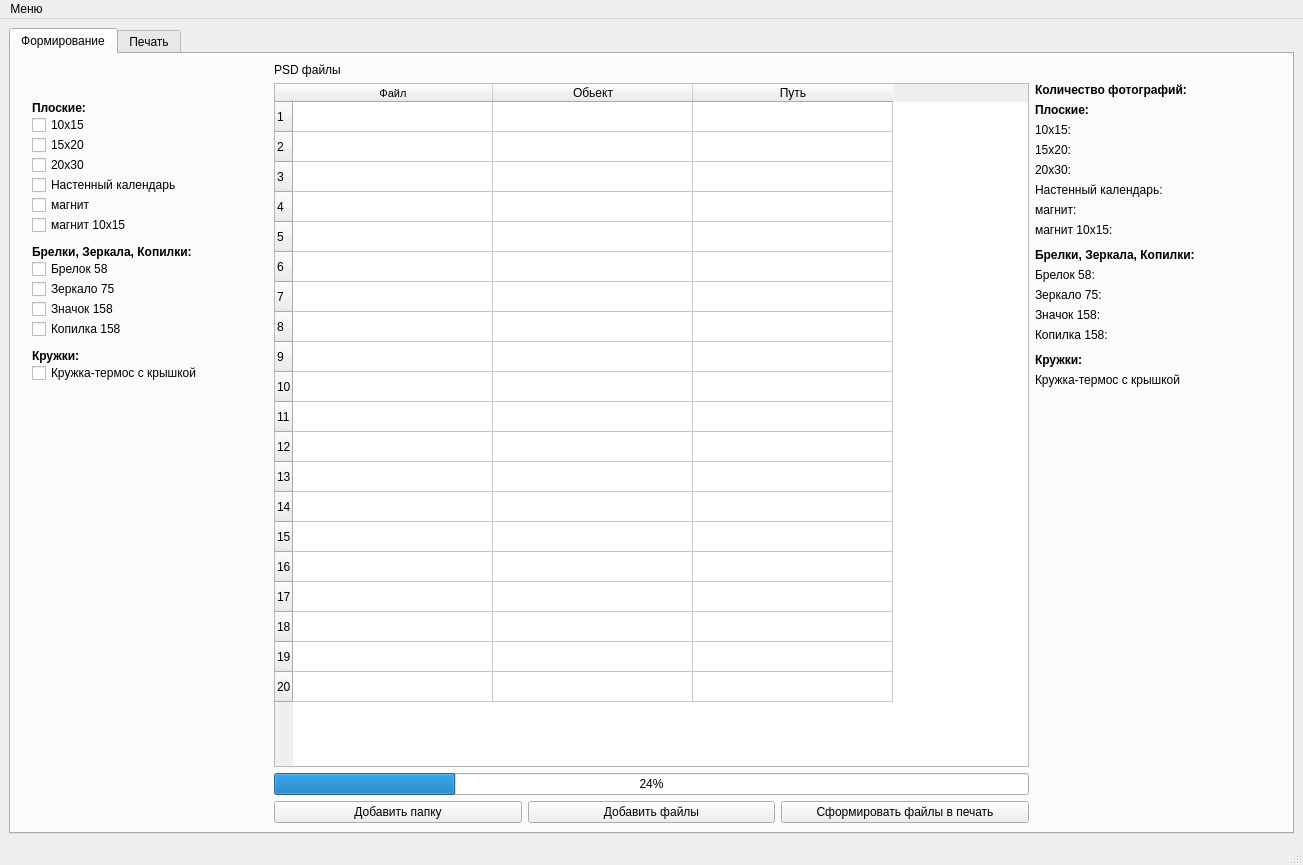
<?xml version="1.0" encoding="UTF-8"?>
<ui version="4.0">
 <class>MainWindow</class>
 <widget class="QMainWindow" name="MainWindow">
  <property name="windowModality">
   <enum>Qt::ApplicationModal</enum>
  </property>
  <property name="geometry">
   <rect>
    <x>0</x>
    <y>0</y>
    <width>1303</width>
    <height>865</height>
   </rect>
  </property>
  <property name="sizePolicy">
   <sizepolicy hsizetype="Maximum" vsizetype="Maximum">
    <horstretch>0</horstretch>
    <verstretch>0</verstretch>
   </sizepolicy>
  </property>
  <property name="windowTitle">
   <string>MainWindow</string>
  </property>
  <widget class="QWidget" name="centralwidget">
   <property name="sizePolicy">
    <sizepolicy hsizetype="Maximum" vsizetype="Maximum">
     <horstretch>0</horstretch>
     <verstretch>0</verstretch>
    </sizepolicy>
   </property>
   <layout class="QHBoxLayout" name="horizontalLayout_3">
    <item>
     <layout class="QHBoxLayout" name="horizontalLayout" stretch="0">
      <property name="sizeConstraint">
       <enum>QLayout::SetMinimumSize</enum>
      </property>
      <item>
       <widget class="QTabWidget" name="tabWidget">
        <property name="sizePolicy">
         <sizepolicy hsizetype="Minimum" vsizetype="Minimum">
          <horstretch>0</horstretch>
          <verstretch>0</verstretch>
         </sizepolicy>
        </property>
        <property name="currentIndex">
         <number>0</number>
        </property>
        <widget class="QWidget" name="tab">
         <attribute name="title">
          <string>Формирование</string>
         </attribute>
         <layout class="QHBoxLayout" name="horizontalLayout_2">
          <item>
           <layout class="QGridLayout" name="gridLayout">
            <item row="5" column="1" colspan="3">
             <widget class="QProgressBar" name="progressBar">
              <property name="enabled">
               <bool>true</bool>
              </property>
              <property name="value">
               <number>24</number>
              </property>
              <property name="textVisible">
               <bool>true</bool>
              </property>
             </widget>
            </item>
            <item row="4" column="1" colspan="3">
             <widget class="QTableWidget" name="tableWidget">
              <property name="sizePolicy">
               <sizepolicy hsizetype="Expanding" vsizetype="Expanding">
                <horstretch>0</horstretch>
                <verstretch>0</verstretch>
               </sizepolicy>
              </property>
              <property name="acceptDrops">
               <bool>true</bool>
              </property>
              <property name="sortingEnabled">
               <bool>true</bool>
              </property>
              <property name="rowCount">
               <number>20</number>
              </property>
              <property name="columnCount">
               <number>3</number>
              </property>
              <attribute name="horizontalHeaderDefaultSectionSize">
               <number>200</number>
              </attribute>
              <attribute name="horizontalHeaderMinimumSectionSize">
               <number>39</number>
              </attribute>
              <row/>
              <row/>
              <row/>
              <row/>
              <row/>
              <row/>
              <row/>
              <row/>
              <row/>
              <row/>
              <row/>
              <row/>
              <row/>
              <row/>
              <row/>
              <row/>
              <row/>
              <row/>
              <row/>
              <row/>
              <column>
               <property name="text">
                <string>Файл</string>
               </property>
               <property name="font">
                <font>
                 <pointsize>8</pointsize>
                </font>
               </property>
              </column>
              <column>
               <property name="text">
                <string>Обьект</string>
               </property>
              </column>
              <column>
               <property name="text">
                <string>Путь</string>
               </property>
              </column>
              <item row="0" column="1">
               <property name="text">
                <string/>
               </property>
              </item>
             </widget>
            </item>
            <item row="8" column="2">
             <widget class="QPushButton" name="addFileButton">
              <property name="text">
               <string>Добавить файлы</string>
              </property>
             </widget>
            </item>
            <item row="0" column="1">
             <widget class="QLabel" name="label">
              <property name="text">
               <string>PSD файлы</string>
              </property>
             </widget>
            </item>
            <item row="8" column="3">
             <widget class="QPushButton" name="composeButton">
              <property name="text">
               <string>Сформировать файлы в печать</string>
              </property>
             </widget>
            </item>
            <item row="8" column="1">
             <widget class="QPushButton" name="addDirectoryButton">
              <property name="text">
               <string>Добавить папку</string>
              </property>
             </widget>
            </item>
            <item row="4" column="5">
             <layout class="QVBoxLayout" name="verticalLayout_2">
              <item>
               <widget class="QLabel" name="labelMain">
                <property name="sizePolicy">
                 <sizepolicy hsizetype="Fixed" vsizetype="Fixed">
                  <horstretch>0</horstretch>
                  <verstretch>0</verstretch>
                 </sizepolicy>
                </property>
                <property name="font">
                 <font>
                  <weight>75</weight>
                  <bold>true</bold>
                 </font>
                </property>
                <property name="text">
                 <string>Количество фотографий:</string>
                </property>
               </widget>
              </item>
              <item>
               <widget class="QLabel" name="label_5">
                <property name="sizePolicy">
                 <sizepolicy hsizetype="Maximum" vsizetype="Maximum">
                  <horstretch>0</horstretch>
                  <verstretch>0</verstretch>
                 </sizepolicy>
                </property>
                <property name="font">
                 <font>
                  <weight>75</weight>
                  <bold>true</bold>
                 </font>
                </property>
                <property name="text">
                 <string>Плоские:</string>
                </property>
               </widget>
              </item>
              <item>
               <widget class="QLabel" name="label_10x15">
                <property name="sizePolicy">
                 <sizepolicy hsizetype="Preferred" vsizetype="Fixed">
                  <horstretch>0</horstretch>
                  <verstretch>0</verstretch>
                 </sizepolicy>
                </property>
                <property name="text">
                 <string>10x15:</string>
                </property>
               </widget>
              </item>
              <item>
               <widget class="QLabel" name="label_15x20">
                <property name="sizePolicy">
                 <sizepolicy hsizetype="Preferred" vsizetype="Fixed">
                  <horstretch>0</horstretch>
                  <verstretch>0</verstretch>
                 </sizepolicy>
                </property>
                <property name="text">
                 <string>15x20:</string>
                </property>
               </widget>
              </item>
              <item>
               <widget class="QLabel" name="label_20x30">
                <property name="sizePolicy">
                 <sizepolicy hsizetype="Preferred" vsizetype="Fixed">
                  <horstretch>0</horstretch>
                  <verstretch>0</verstretch>
                 </sizepolicy>
                </property>
                <property name="text">
                 <string>20x30:</string>
                </property>
               </widget>
              </item>
              <item>
               <widget class="QLabel" name="label_WallCalendar">
                <property name="sizePolicy">
                 <sizepolicy hsizetype="Preferred" vsizetype="Fixed">
                  <horstretch>0</horstretch>
                  <verstretch>0</verstretch>
                 </sizepolicy>
                </property>
                <property name="text">
                 <string>Настенный календарь:</string>
                </property>
               </widget>
              </item>
              <item>
               <widget class="QLabel" name="label_magnit">
                <property name="sizePolicy">
                 <sizepolicy hsizetype="Maximum" vsizetype="Fixed">
                  <horstretch>0</horstretch>
                  <verstretch>0</verstretch>
                 </sizepolicy>
                </property>
                <property name="text">
                 <string>магнит:</string>
                </property>
               </widget>
              </item>
              <item>
               <widget class="QLabel" name="label_magnit_10x15">
                <property name="sizePolicy">
                 <sizepolicy hsizetype="Fixed" vsizetype="Fixed">
                  <horstretch>0</horstretch>
                  <verstretch>0</verstretch>
                 </sizepolicy>
                </property>
                <property name="text">
                 <string>магнит 10х15:</string>
                </property>
               </widget>
              </item>
              <item>
               <spacer name="verticalSpacer">
                <property name="orientation">
                 <enum>Qt::Vertical</enum>
                </property>
                <property name="sizeType">
                 <enum>QSizePolicy::Maximum</enum>
                </property>
                <property name="sizeHint" stdset="0">
                 <size>
                  <width>17</width>
                  <height>5</height>
                 </size>
                </property>
               </spacer>
              </item>
              <item>
               <widget class="QLabel" name="label_6">
                <property name="sizePolicy">
                 <sizepolicy hsizetype="Maximum" vsizetype="Maximum">
                  <horstretch>0</horstretch>
                  <verstretch>0</verstretch>
                 </sizepolicy>
                </property>
                <property name="font">
                 <font>
                  <weight>75</weight>
                  <bold>true</bold>
                 </font>
                </property>
                <property name="text">
                 <string>Брелки, Зеркала, Копилки:</string>
                </property>
               </widget>
              </item>
              <item>
               <widget class="QLabel" name="label_brelok58">
                <property name="sizePolicy">
                 <sizepolicy hsizetype="Preferred" vsizetype="Fixed">
                  <horstretch>0</horstretch>
                  <verstretch>0</verstretch>
                 </sizepolicy>
                </property>
                <property name="text">
                 <string>Брелок 58:</string>
                </property>
               </widget>
              </item>
              <item>
               <widget class="QLabel" name="label_zerkalo75">
                <property name="sizePolicy">
                 <sizepolicy hsizetype="Preferred" vsizetype="Fixed">
                  <horstretch>0</horstretch>
                  <verstretch>0</verstretch>
                 </sizepolicy>
                </property>
                <property name="text">
                 <string>Зеркало 75:</string>
                </property>
               </widget>
              </item>
              <item>
               <widget class="QLabel" name="label_znaciok158">
                <property name="sizePolicy">
                 <sizepolicy hsizetype="Maximum" vsizetype="Maximum">
                  <horstretch>0</horstretch>
                  <verstretch>0</verstretch>
                 </sizepolicy>
                </property>
                <property name="text">
                 <string>Значок 158:</string>
                </property>
               </widget>
              </item>
              <item>
               <widget class="QLabel" name="label_kopilka158">
                <property name="sizePolicy">
                 <sizepolicy hsizetype="Maximum" vsizetype="Maximum">
                  <horstretch>0</horstretch>
                  <verstretch>0</verstretch>
                 </sizepolicy>
                </property>
                <property name="text">
                 <string>Копилка 158:</string>
                </property>
               </widget>
              </item>
              <item>
               <spacer name="verticalSpacer_2">
                <property name="orientation">
                 <enum>Qt::Vertical</enum>
                </property>
                <property name="sizeType">
                 <enum>QSizePolicy::Maximum</enum>
                </property>
                <property name="sizeHint" stdset="0">
                 <size>
                  <width>20</width>
                  <height>5</height>
                 </size>
                </property>
               </spacer>
              </item>
              <item>
               <widget class="QLabel" name="label_12">
                <property name="sizePolicy">
                 <sizepolicy hsizetype="Maximum" vsizetype="Maximum">
                  <horstretch>0</horstretch>
                  <verstretch>0</verstretch>
                 </sizepolicy>
                </property>
                <property name="font">
                 <font>
                  <weight>75</weight>
                  <bold>true</bold>
                 </font>
                </property>
                <property name="text">
                 <string>Кружки:</string>
                </property>
               </widget>
              </item>
              <item>
               <widget class="QLabel" name="label_Cup">
                <property name="sizePolicy">
                 <sizepolicy hsizetype="Preferred" vsizetype="Fixed">
                  <horstretch>0</horstretch>
                  <verstretch>0</verstretch>
                 </sizepolicy>
                </property>
                <property name="text">
                 <string>Кружка-термос с крышкой</string>
                </property>
               </widget>
              </item>
              <item>
               <widget class="QWidget" name="widget_2" native="true">
                <property name="sizePolicy">
                 <sizepolicy hsizetype="Preferred" vsizetype="Minimum">
                  <horstretch>0</horstretch>
                  <verstretch>0</verstretch>
                 </sizepolicy>
                </property>
               </widget>
              </item>
             </layout>
            </item>
            <item row="4" column="0">
             <layout class="QVBoxLayout" name="verticalLayout" stretch="0,0,0,0,0,0,0,0,0,0,0,0,0,0,0,0,0">
              <property name="spacing">
               <number>0</number>
              </property>
              <property name="sizeConstraint">
               <enum>QLayout::SetDefaultConstraint</enum>
              </property>
              <property name="leftMargin">
               <number>12</number>
              </property>
              <property name="topMargin">
               <number>18</number>
              </property>
              <property name="rightMargin">
               <number>6</number>
              </property>
              <property name="bottomMargin">
               <number>0</number>
              </property>
              <item>
               <widget class="QLabel" name="label_2">
                <property name="sizePolicy">
                 <sizepolicy hsizetype="Maximum" vsizetype="Maximum">
                  <horstretch>0</horstretch>
                  <verstretch>0</verstretch>
                 </sizepolicy>
                </property>
                <property name="font">
                 <font>
                  <weight>75</weight>
                  <bold>true</bold>
                 </font>
                </property>
                <property name="text">
                 <string>Плоские:</string>
                </property>
               </widget>
              </item>
              <item>
               <widget class="QCheckBox" name="checkBox_10x15">
                <property name="sizePolicy">
                 <sizepolicy hsizetype="Fixed" vsizetype="Fixed">
                  <horstretch>0</horstretch>
                  <verstretch>0</verstretch>
                 </sizepolicy>
                </property>
                <property name="text">
                 <string>10x15</string>
                </property>
               </widget>
              </item>
              <item>
               <widget class="QCheckBox" name="checkBox_15x20">
                <property name="text">
                 <string>15x20</string>
                </property>
               </widget>
              </item>
              <item>
               <widget class="QCheckBox" name="checkBox_20x30">
                <property name="sizePolicy">
                 <sizepolicy hsizetype="Fixed" vsizetype="Fixed">
                  <horstretch>0</horstretch>
                  <verstretch>0</verstretch>
                 </sizepolicy>
                </property>
                <property name="text">
                 <string>20x30</string>
                </property>
               </widget>
              </item>
              <item>
               <widget class="QCheckBox" name="checkBox_WallCalendar">
                <property name="sizePolicy">
                 <sizepolicy hsizetype="Minimum" vsizetype="Fixed">
                  <horstretch>0</horstretch>
                  <verstretch>0</verstretch>
                 </sizepolicy>
                </property>
                <property name="text">
                 <string>Настенный календарь</string>
                </property>
               </widget>
              </item>
              <item>
               <widget class="QCheckBox" name="checkBox_magnit">
                <property name="text">
                 <string>магнит</string>
                </property>
               </widget>
              </item>
              <item>
               <widget class="QCheckBox" name="checkBox_magnit_10x15">
                <property name="text">
                 <string>магнит 10х15</string>
                </property>
               </widget>
              </item>
              <item>
               <spacer name="horizontalSpacer">
                <property name="orientation">
                 <enum>Qt::Vertical</enum>
                </property>
                <property name="sizeType">
                 <enum>QSizePolicy::Fixed</enum>
                </property>
                <property name="sizeHint" stdset="0">
                 <size>
                  <width>10</width>
                  <height>10</height>
                 </size>
                </property>
               </spacer>
              </item>
              <item>
               <widget class="QLabel" name="label_3">
                <property name="sizePolicy">
                 <sizepolicy hsizetype="Maximum" vsizetype="Maximum">
                  <horstretch>0</horstretch>
                  <verstretch>0</verstretch>
                 </sizepolicy>
                </property>
                <property name="font">
                 <font>
                  <weight>75</weight>
                  <bold>true</bold>
                 </font>
                </property>
                <property name="text">
                 <string>Брелки, Зеркала, Копилки:</string>
                </property>
               </widget>
              </item>
              <item>
               <widget class="QCheckBox" name="checkBox_brelok58">
                <property name="text">
                 <string>Брелок 58</string>
                </property>
               </widget>
              </item>
              <item>
               <widget class="QCheckBox" name="checkBox_zerkalo75">
                <property name="text">
                 <string>Зеркало 75</string>
                </property>
               </widget>
              </item>
              <item>
               <widget class="QCheckBox" name="checkBox_znaciok158">
                <property name="text">
                 <string>Значок 158</string>
                </property>
               </widget>
              </item>
              <item>
               <widget class="QCheckBox" name="checkBox_kopilka158">
                <property name="text">
                 <string>Копилка 158</string>
                </property>
               </widget>
              </item>
              <item>
               <spacer name="horizontalSpacer_2">
                <property name="orientation">
                 <enum>Qt::Vertical</enum>
                </property>
                <property name="sizeType">
                 <enum>QSizePolicy::Fixed</enum>
                </property>
                <property name="sizeHint" stdset="0">
                 <size>
                  <width>10</width>
                  <height>10</height>
                 </size>
                </property>
               </spacer>
              </item>
              <item>
               <widget class="QLabel" name="label_4">
                <property name="sizePolicy">
                 <sizepolicy hsizetype="Maximum" vsizetype="Maximum">
                  <horstretch>0</horstretch>
                  <verstretch>0</verstretch>
                 </sizepolicy>
                </property>
                <property name="font">
                 <font>
                  <weight>75</weight>
                  <bold>true</bold>
                 </font>
                </property>
                <property name="text">
                 <string>Кружки:</string>
                </property>
               </widget>
              </item>
              <item>
               <widget class="QCheckBox" name="checkBox_cup">
                <property name="text">
                 <string>Кружка-термос с крышкой</string>
                </property>
               </widget>
              </item>
              <item>
               <widget class="QWidget" name="widget" native="true"/>
              </item>
             </layout>
            </item>
           </layout>
          </item>
         </layout>
        </widget>
        <widget class="QWidget" name="tab_2">
         <attribute name="title">
          <string>Печать</string>
         </attribute>
        </widget>
       </widget>
      </item>
     </layout>
    </item>
   </layout>
  </widget>
  <widget class="QMenuBar" name="menubar">
   <property name="geometry">
    <rect>
     <x>0</x>
     <y>0</y>
     <width>1303</width>
     <height>21</height>
    </rect>
   </property>
   <widget class="QMenu" name="menu">
    <property name="title">
     <string>Меню</string>
    </property>
    <addaction name="action"/>
   </widget>
   <addaction name="menu"/>
  </widget>
  <widget class="QStatusBar" name="statusbar"/>
  <action name="action">
   <property name="text">
    <string>Выход</string>
   </property>
  </action>
 </widget>
 <resources/>
 <connections/>
</ui>
